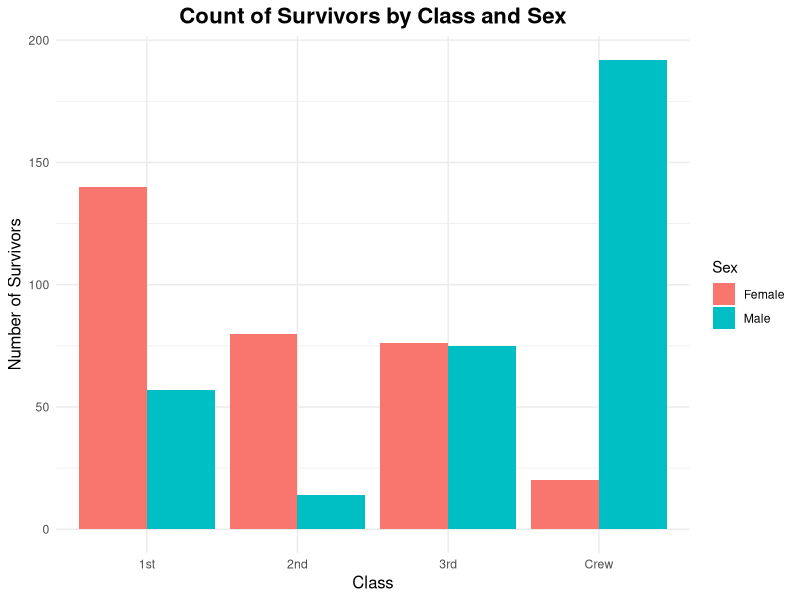
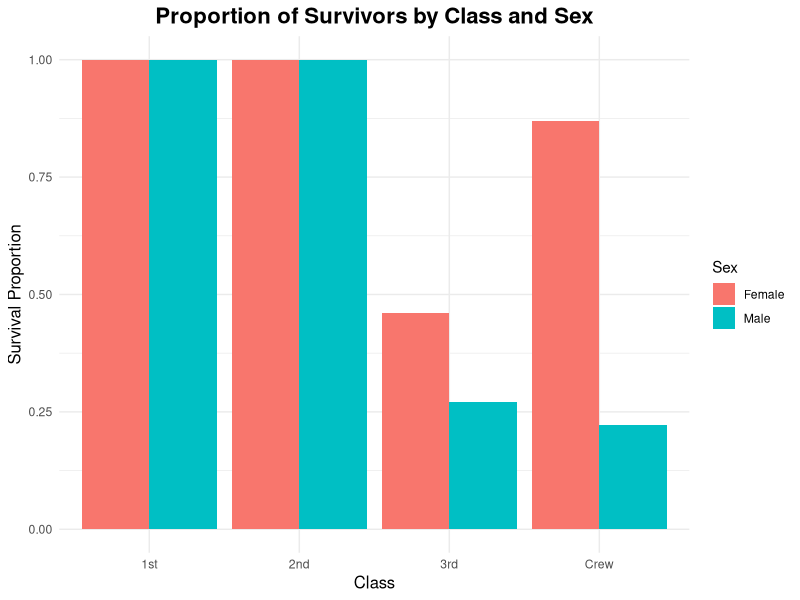
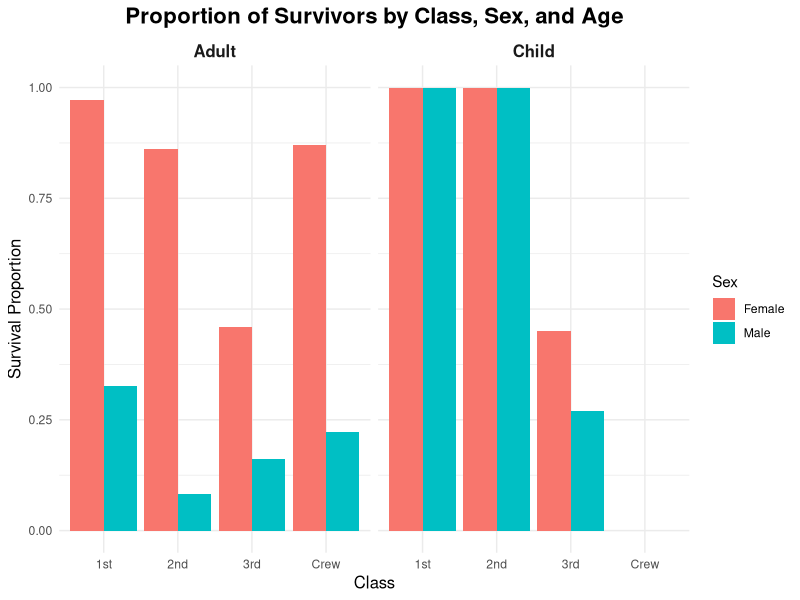

These figures' R source, in order:
## ---- chunk 1
library(tidyverse)

df_titanic <- as_tibble(Titanic)
## ---- chunk 2
## TASK: Perform a `glimpse` of df_titanic
glimpse(df_titanic)
## ---- chunk 3
## NOTE: No need to edit! We'll cover how to
## do this calculation in a later exercise.
df_titanic %>% summarize(total = sum(n))
## ---- chunk 4
## TASK: Visualize counts against `Class` and `Sex`
df_titanic %>%
  filter(Survived == "Yes") %>%
  ggplot(aes(Class, n, fill = Sex)) +
  geom_bar(stat = "identity", position = "dodge") +
  labs(
    title = "Count of Survivors by Class and Sex",
    x = "Class",
    y = "Number of Survivors",
    fill = "Sex"
  ) +
  theme_minimal() +
  theme(
    plot.title = element_text(size = 16, face = "bold", hjust = 0.5),
    axis.title.x = element_text(size = 12),
    axis.title.y = element_text(size = 12),
    strip.text = element_text(size = 12, face = "bold")
  )

## ---- chunk 5
## NOTE: No need to edit! We'll cover how to
## do this calculation in a later exercise.
df_prop <-
  df_titanic %>%
  group_by(Class, Sex, Age) %>%
  mutate(
    Total = sum(n),
    Prop = n / Total
  ) %>%
  ungroup()
df_prop
## ---- chunk 6
df_prop %>%
  filter(Survived == "Yes") %>%
  ggplot(aes(Class, Prop, fill = Sex)) +
  geom_bar(stat = "identity", position = "dodge", na.rm = TRUE) +
  labs(
    title = "Proportion of Survivors by Class and Sex",
    x = "Class",
    y = "Survival Proportion",
    fill = "Sex"
  ) +
  theme_minimal() +
  theme(
    plot.title = element_text(size = 16, face = "bold", hjust = 0.5),
    axis.title.x = element_text(size = 12),
    axis.title.y = element_text(size = 12),
    strip.text = element_text(size = 12, face = "bold")
  )

## ---- chunk 7
ggplot(data = df_prop %>% filter(Survived == "Yes"), aes(x = Class, y = Prop, fill = Sex)) +
  geom_bar(stat = "identity", position = "dodge", na.rm = TRUE) +
  facet_grid(~Age) +
  labs(
    title = "Proportion of Survivors by Class, Sex, and Age",
    x = "Class",
    y = "Survival Proportion",
    fill = "Sex"
  ) +
  theme_minimal() +
  theme(
    plot.title = element_text(size = 16, face = "bold", hjust = 0.5),
    axis.title.x = element_text(size = 12),
    axis.title.y = element_text(size = 12),
    strip.text = element_text(size = 12, face = "bold")
  )
